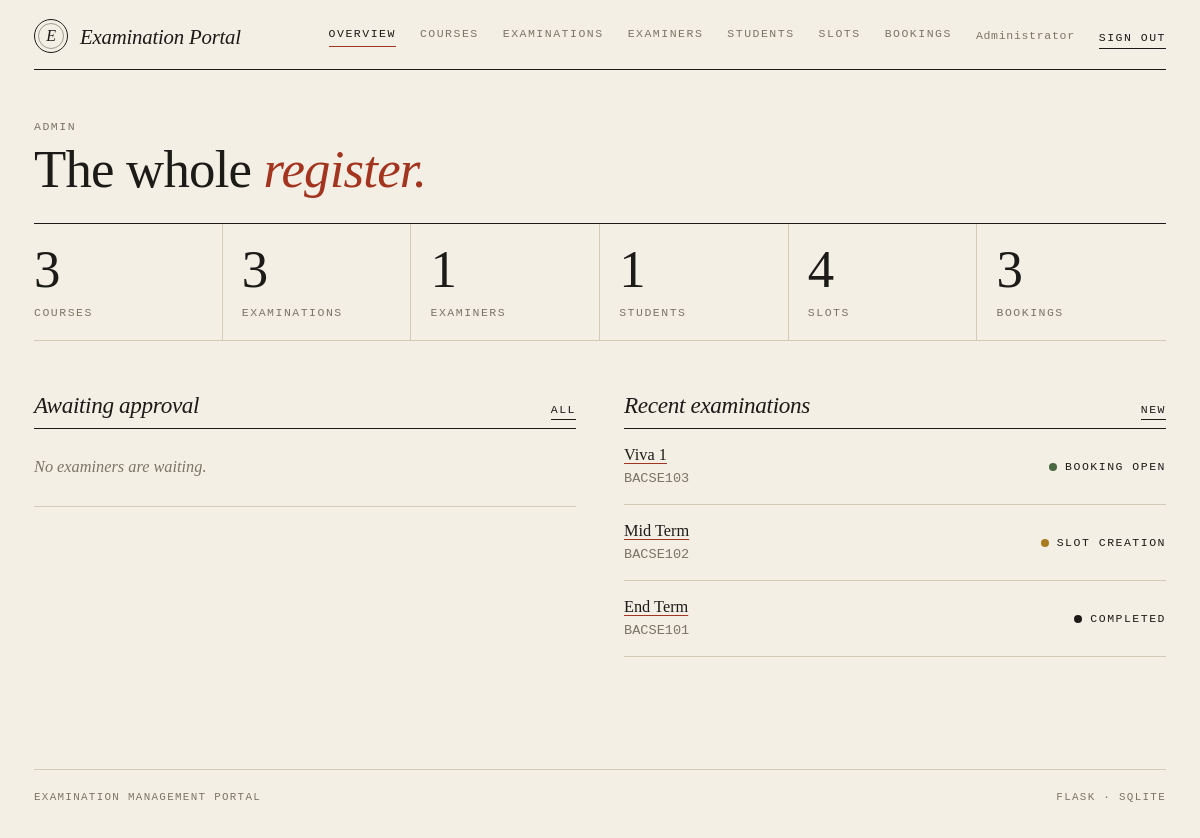
Page /admin/ (signed in) on the committed database.
### tables this page shows
CREATE TABLE users (
    id            INTEGER PRIMARY KEY AUTOINCREMENT,
    email         TEXT NOT NULL UNIQUE,
    password_hash TEXT NOT NULL,
    role          TEXT NOT NULL CHECK (role IN ('admin','examiner','student')),
    full_name     TEXT NOT NULL,
    phone         TEXT,
    department    TEXT,
    status        TEXT NOT NULL DEFAULT 'active'
                  CHECK (status IN ('active','pending','inactive')),
    created_on    TEXT NOT NULL DEFAULT (date('now','localtime'))
);

CREATE TABLE exams (
    id                INTEGER PRIMARY KEY AUTOINCREMENT,
    course_id         INTEGER NOT NULL REFERENCES courses(id),
    name              TEXT NOT NULL,
    type              TEXT NOT NULL
                      CHECK (type IN ('Viva','Practical','Project Demo','Assessment')),
    duration          INTEGER NOT NULL,              -- minutes
    max_marks         INTEGER NOT NULL,
    slot_create_start TEXT NOT NULL,
    slot_create_end   TEXT NOT NULL,
    book_start        TEXT NOT NULL,
    book_end          TEXT NOT NULL,
    status            TEXT NOT NULL DEFAULT 'Draft'
                      CHECK (status IN ('Draft','Slot Creation','Booking Open','Closed','Completed')),
    results_published INTEGER NOT NULL DEFAULT 0
);

CREATE TABLE courses (
    id          INTEGER PRIMARY KEY AUTOINCREMENT,
    code        TEXT NOT NULL UNIQUE,
    name        TEXT NOT NULL,
    description TEXT,
    status      TEXT NOT NULL DEFAULT 'Active' CHECK (status IN ('Active','Inactive'))
);

### routes/admin.py (the view)
@bp.route("/")
def dashboard():
    db = get_db()
    n = lambda sql: db.execute(sql).fetchone()[0]
    stats = [
        ("Courses", n("SELECT COUNT(*) FROM courses")),
        ("Examinations", n("SELECT COUNT(*) FROM exams")),
        ("Examiners", n("SELECT COUNT(*) FROM users WHERE role='examiner'")),
        ("Students", n("SELECT COUNT(*) FROM users WHERE role='student'")),
        ("Slots", n("SELECT COUNT(*) FROM slots")),
        ("Bookings", n("SELECT COUNT(*) FROM bookings")),
    ]
    pending = db.execute(
        "SELECT * FROM users WHERE role='examiner' AND status='pending' ORDER BY id").fetchall()
    exams = db.execute(
        "SELECT e.*, c.code FROM exams e JOIN courses c ON c.id=e.course_id "
        "ORDER BY e.id DESC LIMIT 6").fetchall()
    return render_template("admin/dashboard.html", stats=stats, pending=pending, exams=exams)

### db.py (called while the page is built)
def _connect(path):
    con = sqlite3.connect(path, isolation_level=None)  # we manage transactions
    con.row_factory = sqlite3.Row
    con.execute("PRAGMA foreign_keys = ON")
    return con

def get_db():
    if "db" not in g:
        g.db = _connect(current_app.config["DATABASE"])
    return g.db

### logic.py (called while the page is built)
def csrf_token():
    if "_csrf" not in session:
        session["_csrf"] = secrets.token_hex(16)
    return session["_csrf"]

def csrf_field():
    return Markup('<input type="hidden" name="_csrf" value="%s">' % csrf_token())

### routes/admin.py (called while the page is built)
@bp.before_request
def guard():
    if not g.user:
        return redirect(url_for("auth.login"))
    if g.user["role"] != "admin":
        abort(403)

### templates/admin/dashboard.html (shortened to what this page needs)
{% extends 'base.html' %}
{% from 'macros.html' import head, numbers, st, post %}
{% block body %}
{{ head('Admin', 'The whole', 'register.') }}
{{ numbers(stats) }}
<div class="split">
  <section class="section">
    <div class="section-head"><h2>Awaiting approval</h2>
      <a class="act" href="{{ url_for('admin.examiners', status='pending') }}">all</a></div>
    {% if pending %}
    <table class="table"><tbody>
      {% for u in pending %}
      <tr><td>{{ u.full_name }}<div class="muted mono">{{ u.department }}</div></td>
          <td class="r">{{ post(url_for('admin.examiner_status', uid=u.id), 'Approve', extra='<input type="hidden" name="status" value="active">') }}</td></tr>
      {% endfor %}
    </tbody></table>
    {% else %}<div class="empty">No examiners are waiting.</div>{% endif %}
  </section>
  <section class="section">
    <div class="section-head"><h2>Recent examinations</h2>
      <a class="act" href="{{ url_for('admin.exam_new') }}">new</a></div>
    {% if exams %}
    <table class="table"><tbody>
      {% for e in exams %}
      <tr><td><a href="{{ url_for('admin.exam_detail', eid=e.id) }}">{{ e.name }}</a>
          <div class="muted mono">{{ e.code }}</div></td>
          <td class="r">{{ st(e.status) }}</td></tr>
      {% endfor %}
    </tbody></table>
    {% else %}<div class="empty">Nothing yet. Start with a course.</div>{% endif %}
  </section>
</div>
{% endblock %}

### templates/macros.html (shortened to what this page needs)
{% macro st(s) %}<span class="st st-{{ s|slug }}">{{ s }}</span>{% endmacro %}
{% macro head(eyebrow, title, em='', lede='') %}
<div class="page-head">
  <div class="eyebrow">{{ eyebrow }}</div>
  <h1 class="title">{{ title }}{% if em %} <em>{{ em }}</em>{% endif %}</h1>
</div>
{% endmacro %}
{% macro numbers(items) %}
<div class="stats">
  {% for label, n in items %}<div class="stat"><div class="n">{{ n }}</div><div class="eyebrow">{{ label }}</div></div>{% endfor %}
</div>
{% endmacro %}

### templates/nav.html
{% set links = {
  'admin': [('admin.dashboard','Overview'),('admin.courses','Courses'),('admin.exams','Examinations'),
            ('admin.examiners','Examiners'),('admin.students','Students'),('admin.slots','Slots'),
            ('admin.bookings','Bookings')],
  'examiner': [('examiner.dashboard','Overview')],
  'student': [('student.dashboard','Overview'),('student.exams','Examinations'),
              ('student.bookings','Bookings'),('student.results','Results'),('student.profile','Profile')]
} %}
<header class="site-nav">
  <a class="brand" href="{{ url_for('auth.index') }}"><span class="seal">E</span>Examination Portal</a>
  <nav class="nav-links">
    {% if g.user and not (g.user.role == 'examiner' and g.user.status != 'active') %}
      {% for ep, label in links[g.user.role] %}
        {% set u = url_for(ep) %}
        <a href="{{ u }}" class="{{ 'on' if ((request.path == u) if loop.first else request.path.startswith(u)) }}">{{ label }}</a>
      {% endfor %}
    {% endif %}
    {% if g.user %}
      <span class="who">{{ g.user.full_name }}</span>
      <form method="post" action="{{ url_for('auth.logout') }}" class="d-inline">{{ csrf_field() }}
        <button class="act">Sign out</button></form>
    {% endif %}
  </nav>
</header>

### static/css/style.css (style rules this page uses)
:root { --paper: #f3efe4; --paper-2: #e9e3d1; --ink: #1d1b18; --muted: #7b7566; --rule: #d3cbb8; --accent: #a3341f; --ok: #4a6741; --warn: #a67c1f; --serif: "Iowan Old Style", "Palatino Linotype", Palatino, "Book Antiqua", Georgia, serif; --mono: ui-monospace, "SF Mono", "Cascadia Mono", Menlo, Consolas, monospace; }
html, body { background: var(--paper); }
body { color: var(--ink); font-family: var(--serif); font-size: 1.02rem; line-height: 1.6; -webkit-font-smoothing: antialiased; }
a { color: var(--ink); text-decoration-color: var(--accent); text-underline-offset: 3px; }
h1, h2, h3 { font-weight: 400; letter-spacing: -0.015em; }
.mono { font-family: var(--mono); font-size: .85rem; }
.muted { color: var(--muted); }
.site-nav { display: flex; flex-wrap: wrap; gap: .8rem 2rem; align-items: center; justify-content: space-between; padding: 1.2rem 0 1rem; border-bottom: 1px solid var(--ink); }
.brand { display: flex; align-items: center; gap: .75rem; text-decoration: none; font-style: italic; font-size: 1.3rem; letter-spacing: -.01em; }
.seal { width: 34px; height: 34px; border: 1px solid var(--ink); border-radius: 50%; display: grid; place-items: center; position: relative; font-size: 1rem; }
.seal::after { content: ""; position: absolute; inset: 3px; border: 1px solid var(--ink); border-radius: 50%; opacity: .4; }
.nav-links { display: flex; flex-wrap: wrap; gap: .4rem 1.5rem; align-items: center; }
.nav-links a, .act, .eyebrow, .btn, th, .st, .form-label { font-family: var(--mono); font-size: .72rem; letter-spacing: .13em; text-transform: uppercase; }
.nav-links a { color: var(--muted); text-decoration: none; padding-bottom: 3px; border-bottom: 1px solid transparent; }
.nav-links a:hover, .nav-links a.on { color: var(--ink); }
.nav-links a.on { border-bottom-color: var(--accent); }
.who { font-family: var(--mono); font-size: .72rem; color: var(--muted); letter-spacing: .06em; }
.eyebrow { color: var(--muted); }
.page-head { margin: 3rem 0 1.6rem; }
.title { font-size: clamp(2.1rem, 4.4vw, 3.4rem); line-height: 1.04; margin: .35rem 0 0; }
.title em, h2 em { color: var(--accent); }
.section { margin-top: 3.2rem; }
.section-head { display: flex; justify-content: space-between; align-items: baseline; border-bottom: 1px solid var(--ink); padding-bottom: .45rem; gap: 1rem; flex-wrap: wrap; }
.section-head h2 { font-size: 1.45rem; font-style: italic; margin: 0; }
.stats { display: grid; grid-template-columns: repeat(auto-fit, minmax(150px, 1fr)); border-top: 1px solid var(--ink); border-bottom: 1px solid var(--rule); }
.stat { padding: 1.2rem 1rem 1.1rem 0; border-right: 1px solid var(--rule); }
.stat + .stat { padding-left: 1.2rem; }
.stat:last-child { border-right: 0; }
.stat .n { font-size: 3.3rem; font-weight: 300; line-height: 1; letter-spacing: -.04em; }
.stat .eyebrow { margin-top: .5rem; }
.table { --bs-table-bg: transparent; --bs-table-color: var(--ink); --bs-table-hover-bg: rgba(29, 27, 24, .035); --bs-table-hover-color: var(--ink); margin: 0; border-color: var(--rule); }
.table > :not(caption) > * > * { background: transparent; box-shadow: none; padding: .85rem .8rem .85rem 0; border-bottom: 1px solid var(--rule); vertical-align: middle; }
.table td.r, .table th.r { text-align: right; padding-right: 0; }
.empty { padding: 1.6rem 0; color: var(--muted); font-style: italic; border-bottom: 1px solid var(--rule); }
.st { display: inline-flex; align-items: center; gap: .5rem; white-space: nowrap; }
.st::before { content: ""; width: .5rem; height: .5rem; border-radius: 50%; background: var(--muted); }
.st-available::before, .st-active::before, .st-booked::before, .st-booking-open::before { background: var(--ok); }
.st-pending::before, .st-draft::before, .st-slot-creation::before { background: var(--warn); }
.st-completed::before { background: var(--ink); }
.act { color: var(--ink); text-decoration: none; border: 0; background: none; padding: 0; border-bottom: 1px solid var(--ink); margin-right: 1rem; cursor: pointer; }
.act:last-child { margin-right: 0; }
.split { display: grid; grid-template-columns: repeat(auto-fit, minmax(300px, 1fr)); gap: 0 3rem; }

### rows in the picture
users: user.full_name "Administrator", role "ADMIN"
exams: name "Viva 1", code "BACSE103", status "BOOKING OPEN"
exams: name "Mid Term", code "BACSE102", status "SLOT CREATION"
exams: name "End Term", code "BACSE101", status "COMPLETED"

### other values in the picture
{{ label }} "OVERVIEW" "COURSES" "EXAMINATIONS" "EXAMINERS" "STUDENTS" "SLOTS" "BOOKINGS"
{{ title }} "The whole"
{{ em }} "register."
{{ n }} "3" "3" "1" "1" "4" "3"
{{ label }} "COURSES" "EXAMINATIONS" "EXAMINERS" "STUDENTS" "SLOTS" "BOOKINGS"
